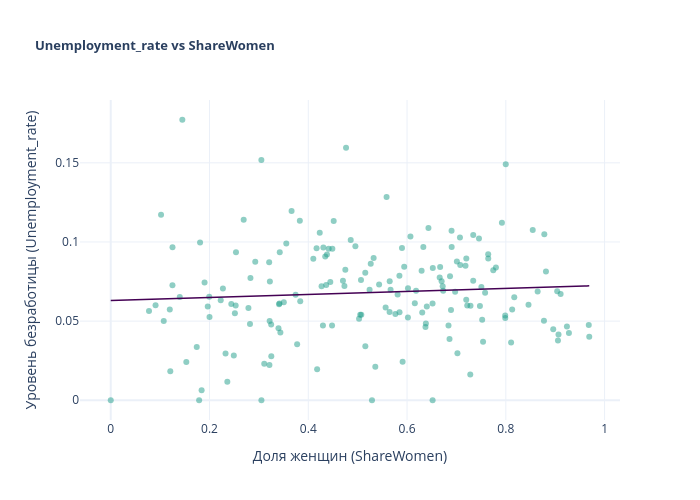

Notebook source saved alongside this figure:
### Markdown cell above
$H_0$ — `ShareWomen` и `Unemployment_rate` не коррелируют;  
$H_1$ — между `ShareWomen` и `Unemployment_rate` существует монотонная связь.

### Code cell
x_col, y_col = "ShareWomen", "Unemployment_rate"
x = df[x_col]
y = df[y_col]
m, b = np.polyfit(x, y, 1)
x_range = np.linspace(x.min(), x.max(), 200)

fig = go.Figure()
fig.add_trace(go.Scatter(
    x=x, y=y,
    mode="markers",
    marker=dict(color="#1f9e89", opacity=0.5, size=6),
    showlegend=False,
))
fig.add_trace(go.Scatter(
    x=x_range, y=m * x_range + b,
    mode="lines",
    line=dict(color="#440154", width=1.5),
    showlegend=False,
))
fig.update_layout(
    title=dict(text="<b>Unemployment_rate vs ShareWomen</b>", font_size=13),
    xaxis_title="Доля женщин (ShareWomen)",
    yaxis_title="Уровень безработицы (Unemployment_rate)",
    template="plotly_white",
    width=700,
    height=500,
)
fig.show()

### Figure 1 — Plotly figure (JSON) as saved in the notebook; plotly's stock layout.template omitted (floating-point values rounded to 4 significant figures; data arrays with more than 128 entries replaced by an {"elided": "..."} marker saying what was removed)
{"data": [{"marker": {"color": "#1f9e89", "opacity": 0.5, "size": 6}, "mode": "markers", "showlegend": false, "type": "scatter", "x": {"elided": "171 float values"}, "y": {"elided": "171 float values"}}, {"line": {"color": "#440154", "width": 1.5}, "mode": "lines", "showlegend": false, "type": "scatter", "x": {"elided": "200 float values"}, "y": {"elided": "200 float values"}}], "layout": {"height": 500, "title": {"font": {"size": 13}, "text": "<b>Unemployment_rate vs ShareWomen</b>"}, "width": 700, "xaxis": {"title": {"text": "Доля женщин (ShareWomen)"}}, "yaxis": {"title": {"text": "Уровень безработицы (Unemployment_rate)"}}}}
